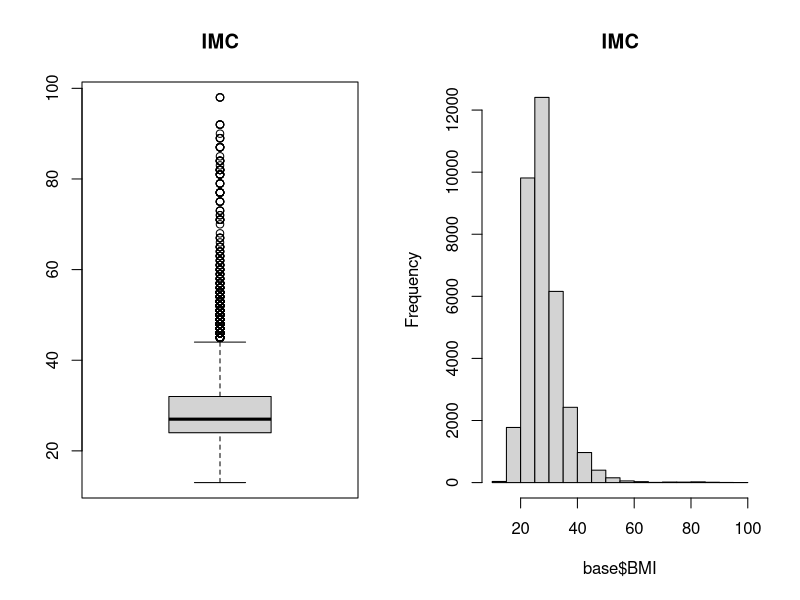

R code for this plot: (Note: this script raises an error after producing the figure.)
library(tidyverse)
library(readxl)
base = read_excel("base_modelo_AVC.xlsx")


################################## Tratando a base a base ##################################


# Criando as variaveis Dummies para Idade e classificação de diabetes, considerando a categoria Idoso como referencia
  # Classe media = Income == 3,4,5 ; Classe alta = Income == 6,7,8 . "Olhar na base o que isso representa em intervalos de valores"
  # Pré diabetes : 'diabetes' == 1 ; diabetes: 'diabetes' == 2
  # Jovem até 39 anos ; Adulto até 64 anos ; idoso >= 65 anos. Conforme a tabela no link https://www.icpsr.umich.edu/web/NAHDAP/studies/34085/datasets/0001/variables/AGEG5YR?archive=NAHDAP

base = base %>% 
  mutate(`Classe_media` = ifelse(base$Income %in% c(3,4,5),1,0),
         `Classe_alta` = ifelse(base$Income %in% c(6,7,8),1,0),
         `diabetes` = ifelse(base$Diabetes_012 == 2,1,0),
         `pre_diabetes` = ifelse(base$Diabetes_012 == 1,1,0),
         `Jovem` = ifelse(base$Age %in% c(1,2,3,4),1,0),
         `Adulto` = ifelse(base$Age %in% c(5,6,7,8,9),1,0)) %>%
  select(-c(1,12,13))

############################  Verificando as dummies
#length(which(base$Age %in% c(1,2,3,4))) = 4025
#length(which(base$Age %in% c(5,6,7,8,9))) = 16020
#length(which(base$Age %in% c(10,11,12,13))) = 14261
nrow(base[which(base$Jovem == 1),])
nrow(base[which(base$Adulto == 1),])
nrow(base[intersect(which(base$Jovem == 0),which(base$Adulto == 0)),])

# Dessa maneira a categoria de referencia das variaveis explicativas idade, renda e presença de diabetes será "idoso",sem diabetes e de class baixa


# Análise exploratória da base

table(base$Stroke)

prop.table(base$Stroke)
par(mfrow = c(1,2))
boxplot(base$BMI,main = "IMC")
summary(base$BMI)
hist(base$BMI,main = "IMC")

for (i in c(1:3,5:ncol(base))) {
  print(colnames(base)[i])
  print(table(base[,i]))
}


####################################################    Definindo os primeiros Ajustes   ####################################################

# Ajuste com todas variáveis explicativas

ajuste.1 = glm(Stroke ~ .,data = base, family = binomial(link = "logit"))
summary(ajuste.1)

# Ajuste através do do método de seleção stepwise

ajuste.2 = step(ajuste.1, direction = "both", k =2)
summary(ajuste.2)

qchisq(0.95,34293)


# Vabase# Variavel pré-diabetes não foi selecionada para o modelo, logo ela se juntará a categoria de referencia

## Todas variáveis Significativas ao nível de 5%

anova(ajuste.2)

# Verificando Multicolinearidade

vif(ajuste.2)

# Baixa multicolinearidade entre as covariaveis.

# Verificando ajuste do modelo

D = qchisq(0.95,34293);D

# Deviance do ajuste é menor que o quantil 0.95 da distribuição da estatística de teste.
# Então o modelo passa no teste de bondade de ajuste.

# Definindo os valores previstos

pi = ajuste.2$fitted.values
avc_ajustado = ifelse(pi > 0.3,1,0)
table(avc_ajustado)
prop.table(table(avc_ajustado))


######################################################################################################################################################################
######################################################################################################################################################################
######################################################################################################################################################################

#Chances : Razão de Probabilidades

exp(ajuste.2$coefficients)
